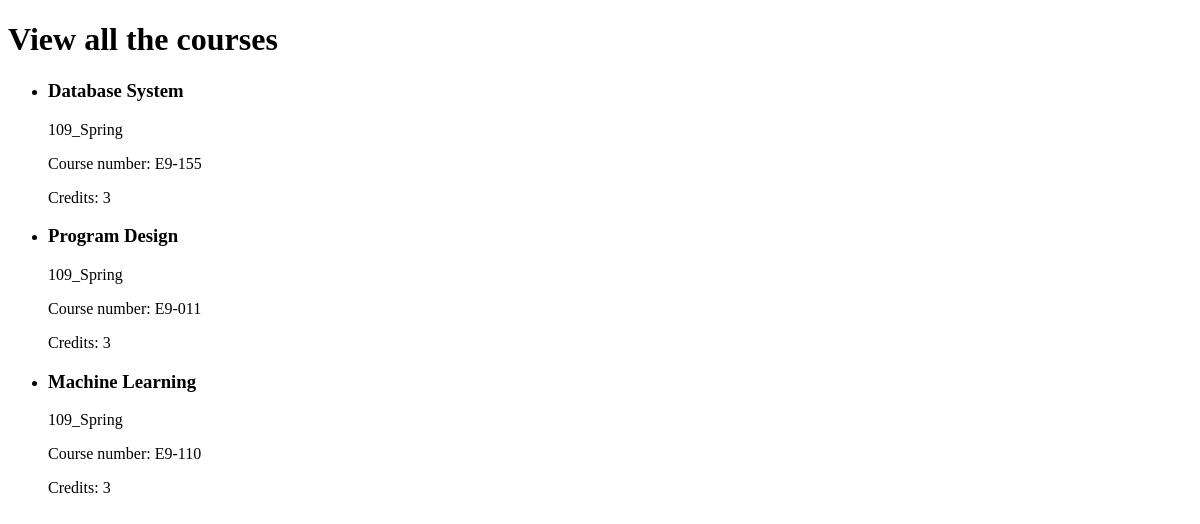
The page /learning/Course/listAll on the database as committed earlier.
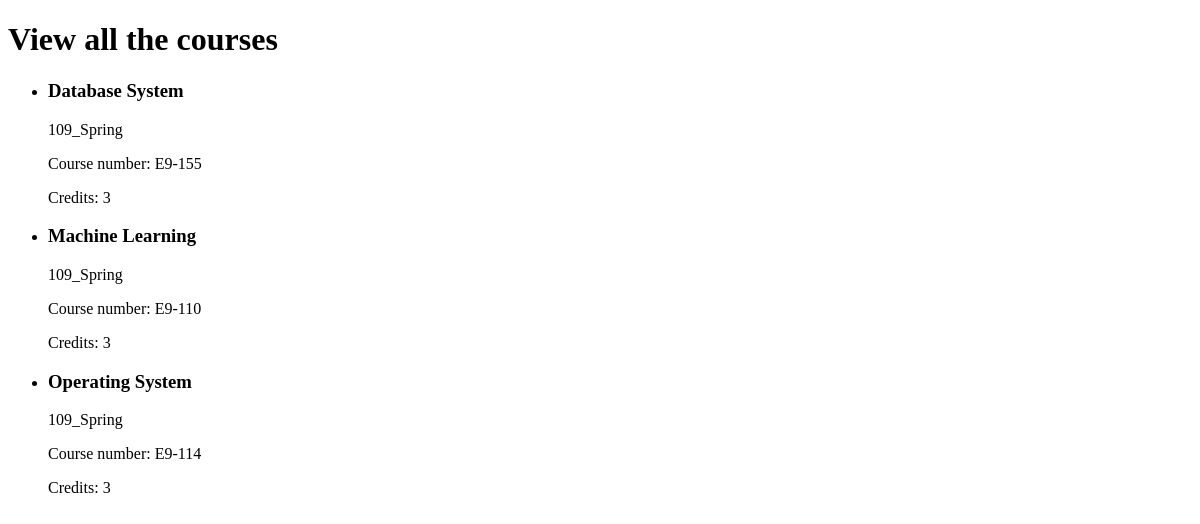
The same page on the database as committed later.
### MainApp/models.py (models this page shows, shortened)
class Courses(db.Model):
    Semester = db.Column(db.VARCHAR(10), nullable=False)
    CourseNumber = db.Column(db.CHAR(6), primary_key=True)
    CourseName = db.Column(db.VARCHAR(50), nullable=False)
    Credits = db.Column(db.Integer)

### main.py (the view)
@app.route('/learning/Course/listAll')
def listCourses():
    return learning.listAllCourses()

### MainApp/Learning/views.py (called while the page is built)
def listAllCourses():
    return render_template('learning/learning_courses_listAll.html', courses=Courses.query.all())

### MainApp/templates/learning/learning_courses_listAll.html (shortened to what this page needs)
<!doctype html>
<html>
    <body>
        <div class="courseContainer">
            <h1 class="courseContainer">View all the courses</h1>
            <ul class="courseList">
                {% for c in courses %}
                <li class="listItem">
                    <h3 class="listItem" id="courseName">{{c.CourseName}}</h3>
                    <p class="listItem" id="schoolYear&semester">{{c.Semester}}</p>
                    <p class="listItem" id="courseNumber">Course number: {{c.CourseNumber}}</p>
                    <p class="listItem" id="credits">Credits: {{c.Credits}}</p>
                </li>
                {% endfor %}
            </ul>
        </div>
    </body>
</html>

Rows that differ between the two databases and show on the page:
removed Courses: CourseName "Program Design", Semester "109_Spring", CourseNumber "E9-011", Credits "3"
added Courses: CourseName "Operating System", Semester "109_Spring", CourseNumber "E9-114", Credits "3"
